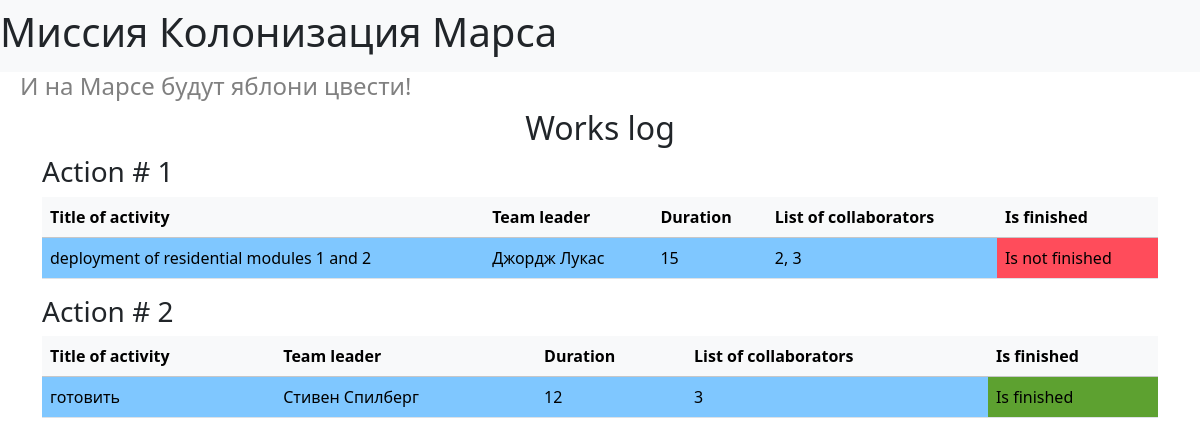
/index, run on the app's committed database.
### data/jobs.py (models this page shows)
class Job(db_session.SqlAlchemyBase):
    __tablename__ = 'jobs'
    id = sqlalchemy.Column(sqlalchemy.Integer, primary_key=True, autoincrement=True)
    team_leader = sqlalchemy.Column(sqlalchemy.Integer, sqlalchemy.ForeignKey("users.id"))
    job = sqlalchemy.Column(sqlalchemy.String, nullable=True)
    work_size = sqlalchemy.Column(sqlalchemy.Integer, nullable=True)
    collaborators = sqlalchemy.Column(sqlalchemy.String, nullable=True)
    start_date = sqlalchemy.Column(sqlalchemy.DateTime, default=datetime.datetime.now)
    end_date = sqlalchemy.Column(sqlalchemy.DateTime, nullable=True)
    is_finished = sqlalchemy.Column(sqlalchemy.Boolean, nullable=True)
    user = orm.relationship('User')

### data/users.py (models this page shows, shortened)
class User(db_session.SqlAlchemyBase):
    __tablename__ = 'users'
    id = sqlalchemy.Column(sqlalchemy.Integer,
                           primary_key=True, autoincrement=True)
    surname = sqlalchemy.Column(sqlalchemy.String, nullable=True)
    name = sqlalchemy.Column(sqlalchemy.String, nullable=True)
    age = sqlalchemy.Column(sqlalchemy.Integer, nullable=True)
    position = sqlalchemy.Column(sqlalchemy.String, nullable=True)
    speciality = sqlalchemy.Column(sqlalchemy.String, nullable=True)
    address = sqlalchemy.Column(sqlalchemy.String, nullable=True)
    email = sqlalchemy.Column(sqlalchemy.String,
                              index=True, unique=True, nullable=True)
    hashed_password = sqlalchemy.Column(sqlalchemy.String, nullable=True)
    modified_date = sqlalchemy.Column(sqlalchemy.DateTime,
                                     default=datetime.datetime.now)
    jobs = orm.relationship('Job', back_populates='user')

### index2.py (the view)
@app.route('/')
@app.route('/index')
def index():
    db_session.global_init("db/mars_explorer.db")
    db_sess = db_session.create_session()
    jobs = db_sess.query(Job).all()
    return render_template('index.html', title='Заготовка', jobs=jobs)

### data/db_session.py (called while the page is built, shortened)
def global_init(db_file):
    global __factory
    if __factory:
        return

def create_session() -> Session:
    global __factory
    return __factory()

### templates/index.html
{% extends "base.html" %}
{% block content %}
<h2 align="center">Works log</h2>
{% for item in jobs %}
    <h3>Action # {{ item.id }}</h3>
    <table class="table">
        <thead>
            <tr class="table-light">
                <th scope="col">Title of activity</th>
                <th scope="col">Team leader</th>
                <th scope="col">Duration</th>
                <th scope="col">List of collaborators</th>
                <th scope="col">Is finished</th>
            </tr>
        </thead>
        <tbody>
            <tr>
                <td style="background-color: #7fc7ff">{{ item.job }}</td>
                <td style="background-color: #7fc7ff">{{ item.user.name }} {{ item.user.surname }}</td>
                <td style="background-color: #7fc7ff">{{ item.work_size }}</td>
                <td style="background-color: #7fc7ff">{{ item.collaborators }}</td>
                {% if item.is_finished == 0 %}
                    <td style="background-color: #ff4c5b">Is not finished</td>
                {% else %}
                    <td style="background-color: #5da130">Is finished</td>
                {% endif %}
            </tr>
        </tbody>
    </table>
{% endfor %}
{% endblock %}

### templates/base.html (shortened to what this page needs)
<!DOCTYPE html>
<html lang="en">
<head>
    <link href="https://cdn.jsdelivr.net/npm/bootstrap@5.3.4/dist/css/bootstrap.min.css"
          rel="stylesheet"
>
    <link rel="stylesheet" type="text/css" href="/static/css/style2.css" />
    </head>
    <body>
        <header>
            <nav class="navbar navbar-light bg-light">
                <h1>Миссия Колонизация Марса</h1>
            </nav>
            <h4>И на Марсе будут яблони цвести!</h4>
        </header>
    <main role="main" class="container">
        {% block content %}{% endblock %}
    </main>
    </body>
</html>

### static/css/style2.css (style rules this page uses)
h4 { color: rgb(128, 128, 128); padding-left: 20px; }

### data on the page
Job: id "1", job "deployment of residential modules 1 and 2", user.name "Джордж", user.surname "Лукас", work_size "15", collaborators "2, 3", is_finished "Is not finished"
Job: id "2", job "готовить", user.name "Стивен", user.surname "Спилберг", work_size "12", collaborators "3", is_finished "Is finished"
